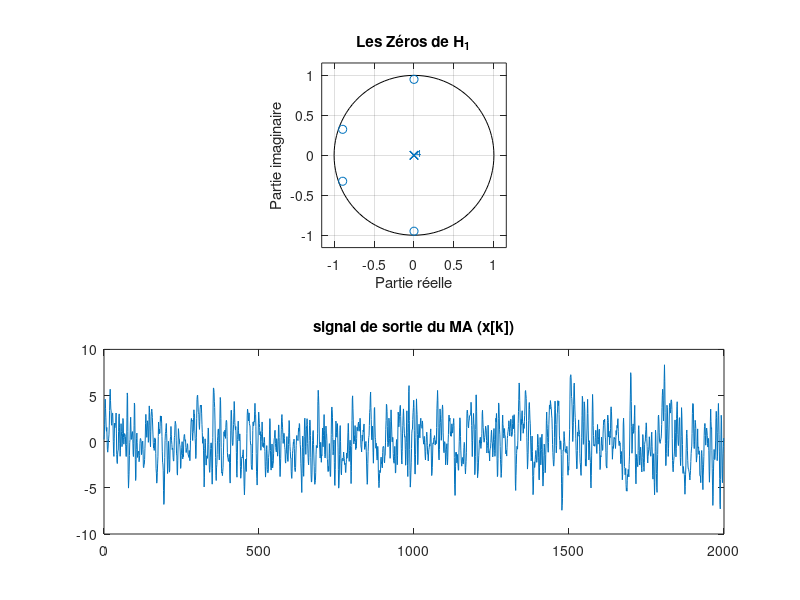

Write the MATLAB code that produced this figure. (Note: this script raises an error after producing the figure.)
%% Paramètres signal d'entrée (BBGC)
N = 2000;
moyenne = 0;
variance = 0.5;
b = moyenne + sqrt(variance) * randn(1, N);
t = 0:N-1;


%% Configuration du filtre 1 (MA d'ordre 4)
%-----------------------------------------

A =0.95;                                %module des zeros
fn_rej = [-4/9 -1/4 1/4 4/9];           %fréquences normalisées des réjections
arguments = 2*pi*fn_rej;                %arguments des zeros
Z = A*exp(j*arguments);                 %les zeros de H1

H1= poly(Z);                            % Coefficients du polynôme dont les racines sont les zéros du filtre.
subplot(2,1,1)
zplane(H1)                              %on trace les zeros
axis equal;
title('Les Zéros de H_1')
xlabel('Partie réelle');
ylabel('Partie imaginaire');

%% le signal à la sortie
x=filter(H1,1,b); 

X=fftshift(fft(x));
subplot(2,1,2)
plot(t,x)
title('signal de sortie du MA (x[k])')


%% Comparaison des estimations de DSP en sortie du filtre MA
ComparateurSpectres(x, H1, 1, variance, fn_rej, 'MA')
% (5 figures)

%% Configuration du filtre 2 (AR d'ordre 4)
%-----------------------------------------

A=0.99;                                 %module des pôles
fn_res = [-3/7 -1/3 1/3 3/7];           %fréquences normalisées des réjections
arguments = 2*pi*fn_res;                %arguments des pôles
P = A*exp(j*arguments);                 %les pôles de H2

Q= poly(P);                             % Coefficients du polynôme dont les racines sont les pôles du filtre.
figure;
subplot(2,1,1)
zplane(1,Q)                             %on trace les pôles
axis equal;
title('Les pôles de H_2')
xlabel('Partie réelle');
ylabel('Partie imaginaire');

%% le signal à la sortie
y=filter(1,Q,b); 

Y=fftshift(fft(y));
subplot(2,1,2)
plot(t,y)
title('signal de sortie du AR (y[k])')


%% Comparaison des estimations de DSP en sortie du filtre AR
ComparateurSpectres(y, 1, Q, variance, fn_res, 'AR')
% (5 figures)
